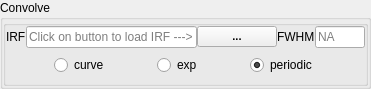
<?xml version="1.0" encoding="UTF-8"?>
<ui version="4.0">
 <class>Form</class>
 <widget class="QWidget" name="Form">
  <property name="geometry">
   <rect>
    <x>0</x>
    <y>0</y>
    <width>371</width>
    <height>89</height>
   </rect>
  </property>
  <property name="windowTitle">
   <string>Form</string>
  </property>
  <layout class="QVBoxLayout" name="verticalLayout">
   <property name="margin">
    <number>0</number>
   </property>
   <item>
    <widget class="QGroupBox" name="groupBox">
     <property name="title">
      <string>Convolve</string>
     </property>
     <property name="checkable">
      <bool>false</bool>
     </property>
     <property name="checked">
      <bool>false</bool>
     </property>
     <layout class="QVBoxLayout" name="verticalLayout_3">
      <property name="spacing">
       <number>0</number>
      </property>
      <property name="margin">
       <number>0</number>
      </property>
      <item>
       <widget class="QGroupBox" name="groupBox_2">
        <property name="title">
         <string/>
        </property>
        <layout class="QGridLayout" name="gridLayout">
         <property name="margin">
          <number>0</number>
         </property>
         <property name="spacing">
          <number>0</number>
         </property>
         <item row="0" column="1">
          <widget class="QLabel" name="label">
           <property name="text">
            <string>IRF</string>
           </property>
          </widget>
         </item>
         <item row="0" column="2">
          <widget class="QLineEdit" name="lineEdit">
           <property name="sizePolicy">
            <sizepolicy hsizetype="Expanding" vsizetype="Fixed">
             <horstretch>0</horstretch>
             <verstretch>0</verstretch>
            </sizepolicy>
           </property>
           <property name="readOnly">
            <bool>true</bool>
           </property>
           <property name="placeholderText">
            <string>Click on button to load IRF ---&gt;</string>
           </property>
          </widget>
         </item>
         <item row="1" column="0" colspan="9">
          <layout class="QHBoxLayout" name="horizontalLayout">
           <item>
            <widget class="QWidget" name="widget" native="true">
             <layout class="QHBoxLayout" name="horizontalLayout_2">
              <property name="spacing">
               <number>0</number>
              </property>
              <property name="margin">
               <number>0</number>
              </property>
              <item>
               <widget class="QRadioButton" name="radioButton_3">
                <property name="sizePolicy">
                 <sizepolicy hsizetype="Fixed" vsizetype="Fixed">
                  <horstretch>0</horstretch>
                  <verstretch>0</verstretch>
                 </sizepolicy>
                </property>
                <property name="text">
                 <string>curve</string>
                </property>
               </widget>
              </item>
              <item>
               <widget class="QRadioButton" name="radioButton_2">
                <property name="sizePolicy">
                 <sizepolicy hsizetype="Fixed" vsizetype="Fixed">
                  <horstretch>0</horstretch>
                  <verstretch>0</verstretch>
                 </sizepolicy>
                </property>
                <property name="text">
                 <string>exp</string>
                </property>
                <property name="checked">
                 <bool>false</bool>
                </property>
               </widget>
              </item>
              <item>
               <widget class="QRadioButton" name="radioButton">
                <property name="sizePolicy">
                 <sizepolicy hsizetype="Fixed" vsizetype="Fixed">
                  <horstretch>0</horstretch>
                  <verstretch>0</verstretch>
                 </sizepolicy>
                </property>
                <property name="text">
                 <string>periodic</string>
                </property>
                <property name="checked">
                 <bool>true</bool>
                </property>
               </widget>
              </item>
              <item>
               <layout class="QHBoxLayout" name="horizontalLayout_3"/>
              </item>
             </layout>
            </widget>
           </item>
          </layout>
         </item>
         <item row="6" column="0" colspan="9">
          <layout class="QVBoxLayout" name="verticalLayout_2"/>
         </item>
         <item row="0" column="5">
          <widget class="QLineEdit" name="lineEdit_2">
           <property name="sizePolicy">
            <sizepolicy hsizetype="Expanding" vsizetype="Fixed">
             <horstretch>0</horstretch>
             <verstretch>0</verstretch>
            </sizepolicy>
           </property>
           <property name="maximumSize">
            <size>
             <width>50</width>
             <height>16777215</height>
            </size>
           </property>
           <property name="alignment">
            <set>Qt::AlignLeading|Qt::AlignLeft|Qt::AlignVCenter</set>
           </property>
           <property name="placeholderText">
            <string>NA</string>
           </property>
          </widget>
         </item>
         <item row="0" column="4">
          <widget class="QLabel" name="label_2">
           <property name="text">
            <string>FWHM</string>
           </property>
          </widget>
         </item>
         <item row="0" column="3">
          <widget class="QPushButton" name="toolButton">
           <property name="font">
            <font>
             <pointsize>8</pointsize>
             <weight>75</weight>
             <italic>false</italic>
             <bold>true</bold>
             <underline>false</underline>
            </font>
           </property>
           <property name="text">
            <string>...</string>
           </property>
          </widget>
         </item>
        </layout>
       </widget>
      </item>
     </layout>
    </widget>
   </item>
  </layout>
  <action name="actionSelect_IRF">
   <property name="text">
    <string>Select IRF</string>
   </property>
  </action>
 </widget>
 <resources/>
 <connections>
  <connection>
   <sender>groupBox</sender>
   <signal>toggled(bool)</signal>
   <receiver>groupBox_2</receiver>
   <slot>setVisible(bool)</slot>
   <hints>
    <hint type="sourcelabel">
     <x>329</x>
     <y>168</y>
    </hint>
    <hint type="destinationlabel">
     <x>329</x>
     <y>174</y>
    </hint>
   </hints>
  </connection>
  <connection>
   <sender>toolButton</sender>
   <signal>clicked()</signal>
   <receiver>actionSelect_IRF</receiver>
   <slot>trigger()</slot>
   <hints>
    <hint type="sourcelabel">
     <x>317</x>
     <y>24</y>
    </hint>
    <hint type="destinationlabel">
     <x>-1</x>
     <y>-1</y>
    </hint>
   </hints>
  </connection>
 </connections>
</ui>
